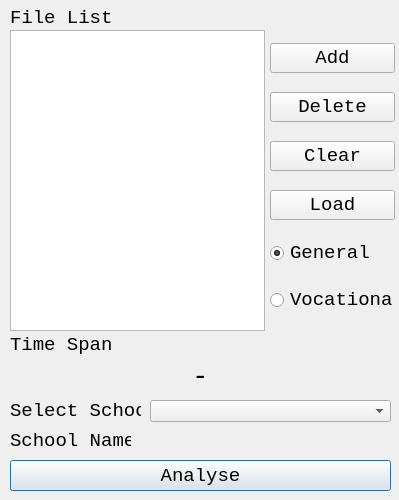
<?xml version="1.0" encoding="UTF-8"?>
<ui version="4.0">
 <class>Dialog</class>
 <widget class="QDialog" name="Dialog">
  <property name="geometry">
   <rect>
    <x>0</x>
    <y>0</y>
    <width>399</width>
    <height>500</height>
   </rect>
  </property>
  <property name="sizePolicy">
   <sizepolicy hsizetype="Fixed" vsizetype="Fixed">
    <horstretch>0</horstretch>
    <verstretch>0</verstretch>
   </sizepolicy>
  </property>
  <property name="font">
   <font>
    <family>Consolas</family>
    <pointsize>14</pointsize>
   </font>
  </property>
  <property name="windowTitle">
   <string>Choose Series Files</string>
  </property>
  <widget class="QListWidget" name="output">
   <property name="geometry">
    <rect>
     <x>10</x>
     <y>30</y>
     <width>255</width>
     <height>301</height>
    </rect>
   </property>
  </widget>
  <widget class="QLabel" name="label">
   <property name="geometry">
    <rect>
     <x>10</x>
     <y>10</y>
     <width>221</width>
     <height>16</height>
    </rect>
   </property>
   <property name="text">
    <string>File List</string>
   </property>
  </widget>
  <widget class="QLabel" name="label_2">
   <property name="geometry">
    <rect>
     <x>10</x>
     <y>334</y>
     <width>101</width>
     <height>21</height>
    </rect>
   </property>
   <property name="text">
    <string>Time Span</string>
   </property>
  </widget>
  <widget class="QLabel" name="label_4">
   <property name="geometry">
    <rect>
     <x>10</x>
     <y>403</y>
     <width>131</width>
     <height>16</height>
    </rect>
   </property>
   <property name="text">
    <string>Select School</string>
   </property>
  </widget>
  <widget class="QLabel" name="label_5">
   <property name="geometry">
    <rect>
     <x>10</x>
     <y>430</y>
     <width>121</width>
     <height>21</height>
    </rect>
   </property>
   <property name="text">
    <string>School Name:</string>
   </property>
  </widget>
  <widget class="QComboBox" name="comboBox">
   <property name="geometry">
    <rect>
     <x>150</x>
     <y>400</y>
     <width>241</width>
     <height>22</height>
    </rect>
   </property>
  </widget>
  <widget class="QPushButton" name="analyse">
   <property name="geometry">
    <rect>
     <x>10</x>
     <y>460</y>
     <width>381</width>
     <height>31</height>
    </rect>
   </property>
   <property name="text">
    <string>Analyse</string>
   </property>
  </widget>
  <widget class="QWidget" name="layoutWidget">
   <property name="geometry">
    <rect>
     <x>270</x>
     <y>30</y>
     <width>125</width>
     <height>301</height>
    </rect>
   </property>
   <layout class="QVBoxLayout" name="verticalLayout">
    <item>
     <widget class="QPushButton" name="add">
      <property name="text">
       <string>Add</string>
      </property>
     </widget>
    </item>
    <item>
     <widget class="QPushButton" name="deletion">
      <property name="text">
       <string>Delete</string>
      </property>
     </widget>
    </item>
    <item>
     <widget class="QPushButton" name="clear">
      <property name="text">
       <string>Clear</string>
      </property>
     </widget>
    </item>
    <item>
     <widget class="QPushButton" name="load">
      <property name="text">
       <string>Load</string>
      </property>
     </widget>
    </item>
    <item>
     <widget class="QRadioButton" name="general_radio">
      <property name="text">
       <string>General</string>
      </property>
      <property name="checked">
       <bool>true</bool>
      </property>
     </widget>
    </item>
    <item>
     <widget class="QRadioButton" name="vocational_radio">
      <property name="text">
       <string>Vocational</string>
      </property>
     </widget>
    </item>
   </layout>
  </widget>
  <widget class="QWidget" name="layoutWidget">
   <property name="geometry">
    <rect>
     <x>10</x>
     <y>360</y>
     <width>381</width>
     <height>34</height>
    </rect>
   </property>
   <layout class="QHBoxLayout" name="horizontalLayout">
    <item>
     <widget class="QLabel" name="time1">
      <property name="font">
       <font>
        <family>Consolas</family>
        <pointsize>11</pointsize>
       </font>
      </property>
      <property name="text">
       <string/>
      </property>
     </widget>
    </item>
    <item>
     <widget class="QLabel" name="label_3">
      <property name="font">
       <font>
        <family>Consolas</family>
        <pointsize>20</pointsize>
       </font>
      </property>
      <property name="layoutDirection">
       <enum>Qt::LeftToRight</enum>
      </property>
      <property name="text">
       <string>-</string>
      </property>
      <property name="alignment">
       <set>Qt::AlignCenter</set>
      </property>
     </widget>
    </item>
    <item>
     <widget class="QLabel" name="time2">
      <property name="font">
       <font>
        <family>Consolas</family>
        <pointsize>11</pointsize>
       </font>
      </property>
      <property name="text">
       <string/>
      </property>
     </widget>
    </item>
   </layout>
  </widget>
  <widget class="QLabel" name="school_name_label">
   <property name="geometry">
    <rect>
     <x>140</x>
     <y>430</y>
     <width>251</width>
     <height>21</height>
    </rect>
   </property>
   <property name="font">
    <font>
     <family>DengXian</family>
     <pointsize>11</pointsize>
    </font>
   </property>
   <property name="text">
    <string/>
   </property>
  </widget>
 </widget>
 <resources/>
 <connections/>
</ui>
